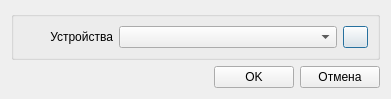
<?xml version="1.0" encoding="UTF-8"?>
<ui version="4.0">
 <class>SvSelectDeviceDialog</class>
 <widget class="QDialog" name="SvSelectDeviceDialog">
  <property name="geometry">
   <rect>
    <x>0</x>
    <y>0</y>
    <width>391</width>
    <height>95</height>
   </rect>
  </property>
  <property name="windowTitle">
   <string>Выберите устройство</string>
  </property>
  <layout class="QVBoxLayout" name="vlayMain">
   <item>
    <widget class="QGroupBox" name="gbItems">
     <property name="title">
      <string/>
     </property>
     <layout class="QVBoxLayout" name="vlayItems">
      <item>
       <layout class="QHBoxLayout" name="hlayDevice">
        <item>
         <widget class="QLabel" name="lblDevice">
          <property name="sizePolicy">
           <sizepolicy hsizetype="Fixed" vsizetype="Preferred">
            <horstretch>0</horstretch>
            <verstretch>0</verstretch>
           </sizepolicy>
          </property>
          <property name="minimumSize">
           <size>
            <width>90</width>
            <height>0</height>
           </size>
          </property>
          <property name="maximumSize">
           <size>
            <width>90</width>
            <height>16777215</height>
           </size>
          </property>
          <property name="text">
           <string>Устройства</string>
          </property>
          <property name="alignment">
           <set>Qt::AlignRight|Qt::AlignTrailing|Qt::AlignVCenter</set>
          </property>
         </widget>
        </item>
        <item>
         <widget class="QComboBox" name="cbDevice"/>
        </item>
        <item>
         <widget class="QPushButton" name="bnUpdateDeviceList">
          <property name="maximumSize">
           <size>
            <width>25</width>
            <height>16777215</height>
           </size>
          </property>
          <property name="text">
           <string/>
          </property>
          <property name="icon">
           <iconset resource="res.qrc">
            <normaloff>:/icons/Refresh.ico</normaloff>:/icons/Refresh.ico</iconset>
          </property>
         </widget>
        </item>
       </layout>
      </item>
     </layout>
    </widget>
   </item>
   <item>
    <layout class="QHBoxLayout" name="hlayButtons">
     <item>
      <spacer name="spacer">
       <property name="orientation">
        <enum>Qt::Horizontal</enum>
       </property>
       <property name="sizeHint" stdset="0">
        <size>
         <width>40</width>
         <height>20</height>
        </size>
       </property>
      </spacer>
     </item>
     <item>
      <widget class="QPushButton" name="bnOk">
       <property name="text">
        <string>OK</string>
       </property>
      </widget>
     </item>
     <item>
      <widget class="QPushButton" name="bnCancel">
       <property name="text">
        <string>Отмена</string>
       </property>
      </widget>
     </item>
    </layout>
   </item>
  </layout>
 </widget>
 <resources>
  <include location="res.qrc"/>
 </resources>
 <connections/>
</ui>
